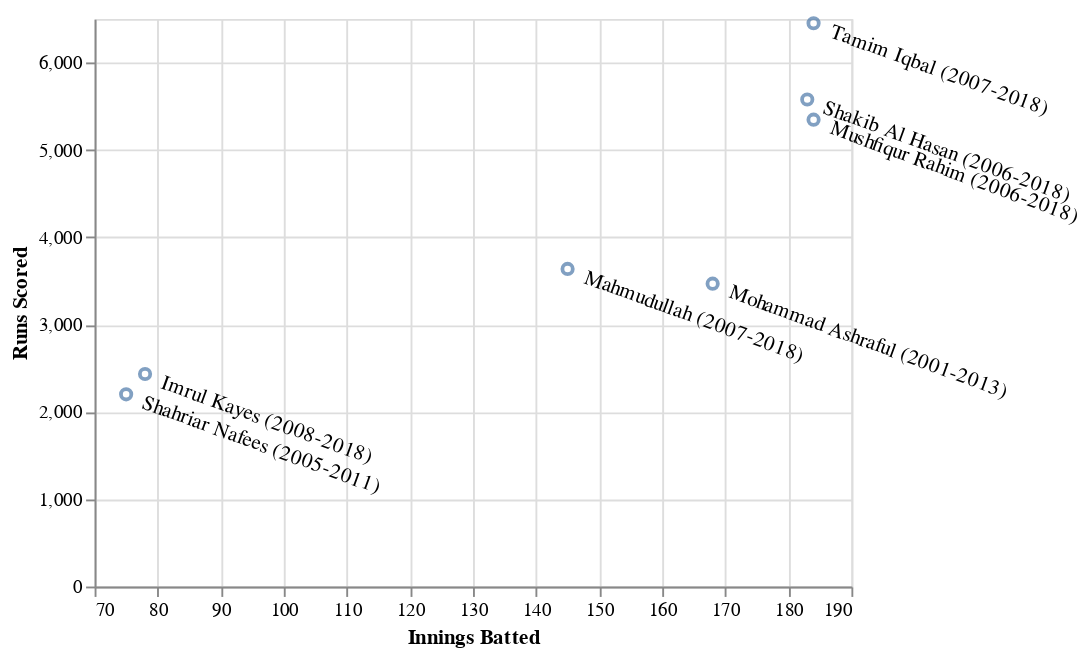

This figure's notebook cell:
### Code cell
innings = alt.Chart(bangladesh_top_df.head(7)).mark_point().encode(
    x=alt.X('Innings Batted:Q', 
        scale=alt.Scale(zero=False)),
    y='Runs Scored:Q',
    tooltip=['Player']
)

text = innings.mark_text(
    align='left',
    baseline='top',
    dx=10,
    dy=-5,
    angle=20
).encode(
    text='Player:N'
)

(innings + text).configure_axis(labelOverlap=True)

### Figure 1 — Vega-Lite specification as saved in the notebook (floating-point values rounded to 4 significant figures)
{"config": {"background": "white", "view": {"continuousWidth": 400, "continuousHeight": 300}, "axis": {"labelOverlap": true}}, "layer": [{"mark": "point", "encoding": {"tooltip": [{"type": "nominal", "field": "Player"}], "x": {"type": "quantitative", "field": "Innings Batted", "scale": {"zero": false}}, "y": {"type": "quantitative", "field": "Runs Scored"}}}, {"mark": {"type": "text", "align": "left", "angle": 20, "baseline": "top", "dx": 10, "dy": -5}, "encoding": {"text": {"type": "nominal", "field": "Player"}, "tooltip": [{"type": "nominal", "field": "Player"}], "x": {"type": "quantitative", "field": "Innings Batted", "scale": {"zero": false}}, "y": {"type": "quantitative", "field": "Runs Scored"}}}], "data": {"name": "data-7240504b6bdeb337b2417f7f629e998d"}, "$schema": "https://vega.github.io/schema/vega-lite/v4.8.1.json", "datasets": {"data-7240504b6bdeb337b2417f7f629e998d": [{"Player": "Tamim Iqbal (2007-2018)", "Career Span": "2007-2018", "Career Start": 2007, "Career End": 2018, "Matches Played": 186, "Innings Batted": 184.0, "Not Outs": 8.0, "Runs Scored": 6450.0, "Highest Innings Score": "154", "Highest Innings Score Num": "154", "Batting Avg": 36.64, "Balls Faced": 8254.0, "Batting Strike Rate": 78.14, "Hundreds Scored": 11.0, "Scores Of Fifty Or More": 44.0, "Ducks Scored": 16.0, "Country": "Bangladesh", "Player Count": 1, "5000+ Runs Scored": 1, "40+ Batting Avg": 0, "90+ Batting Strike Rate": 0}, {"Player": "Shakib Al Hasan (2006-2018)", "Career Span": "2006-2018", "Career Start": 2006, "Career End": 2018, "Matches Played": 195, "Innings Batted": 183.0, "Not Outs": 24.0, "Runs Scored": 5577.0, "Highest Innings Score": "134*", "Highest Innings Score Num": "134", "Batting Avg": 35.07, "Balls Faced": 6863.0, "Batting Strike Rate": 81.26, "Hundreds Scored": 7.0, "Scores Of Fifty Or More": 40.0, "Ducks Scored": 10.0, "Country": "Bangladesh", "Player Count": 1, "5000+ Runs Scored": 1, "40+ Batting Avg": 0, "90+ Batting Strike Rate": 0}, {"Player": "Mushfiqur Rahim (2006-2018)", "Career Span": "2006-2018", "Career Start": 2006, "Career End": 2018, "Matches Played": 198, "Innings Batted": 184.0, "Not Outs": 31.0, "Runs Scored": 5346.0, "Highest Innings Score": "144", "Highest Innings Score Num": "144", "Batting Avg": 34.94, "Balls Faced": 6881.0, "Batting Strike Rate": 77.69, "Hundreds Scored": 6.0, "Scores Of Fifty Or More": 32.0, "Ducks Scored": 10.0, "Country": "Bangladesh", "Player Count": 1, "5000+ Runs Scored": 1, "40+ Batting Avg": 0, "90+ Batting Strike Rate": 0}, {"Player": "Mahmudullah (2007-2018)", "Career Span": "2007-2018", "Career Start": 2007, "Career End": 2018, "Matches Played": 168, "Innings Batted": 145.0, "Not Outs": 38.0, "Runs Scored": 3637.0, "Highest Innings Score": "128*", "Highest Innings Score Num": "128", "Batting Avg": 33.99, "Balls Faced": 4784.0, "Batting Strike Rate": 76.02, "Hundreds Scored": 3.0, "Scores Of Fifty Or More": 20.0, "Ducks Scored": 8.0, "Country": "Bangladesh", "Player Count": 1, "5000+ Runs Scored": 0, "40+ Batting Avg": 0, "90+ Batting Strike Rate": 0}, {"Player": "Mohammad Ashraful (2001-2013)", "Career Span": "2001-2013", "Career Start": 2001, "Career End": 2013, "Matches Played": 175, "Innings Batted": 168.0, "Not Outs": 13.0, "Runs Scored": 3468.0, "Highest Innings Score": "109", "Highest Innings Score Num": "109", "Batting Avg": 22.37, "Balls Faced": 4946.0, "Batting Strike Rate": 70.11, "Hundreds Scored": 3.0, "Scores Of Fifty Or More": 20.0, "Ducks Scored": 13.0, "Country": "Bangladesh", "Player Count": 1, "5000+ Runs Scored": 0, "40+ Batting Avg": 0, "90+ Batting Strike Rate": 0}, {"Player": "Imrul Kayes (2008-2018)", "Career Span": "2008-2018", "Career Start": 2008, "Career End": 2018, "Matches Played": 78, "Innings Batted": 78.0, "Not Outs": 2.0, "Runs Scored": 2434.0, "Highest Innings Score": "144", "Highest Innings Score Num": "144", "Batting Avg": 32.02, "Balls Faced": 3423.0, "Batting Strike Rate": 71.1, "Hundreds Scored": 4.0, "Scores Of Fifty Or More": 16.0, "Ducks Scored": 2.0, "Country": "Bangladesh", "Player Count": 1, "5000+ Runs Scored": 0, "40+ Batting Avg": 0, "90+ Batting Strike Rate": 0}, {"Player": "Shahriar Nafees (2005-2011)", "Career Span": "2005-2011", "Career Start": 2005, "Career End": 2011, "Matches Played": 75, "Innings Batted": 75.0, "Not Outs": 5.0, "Runs Scored": 2201.0, "Highest Innings Score": "123*", "Highest Innings Score Num": "123", "Batting Avg": 31.44, "Balls Faced": 3167.0, "Batting Strike Rate": 69.49, "Hundreds Scored": 4.0, "Scores Of Fifty Or More": 13.0, "Ducks Scored": 11.0, "Country": "Bangladesh", "Player Count": 1, "5000+ Runs Scored": 0, "40+ Batting Avg": 0, "90+ Batting Strike Rate": 0}]}}
